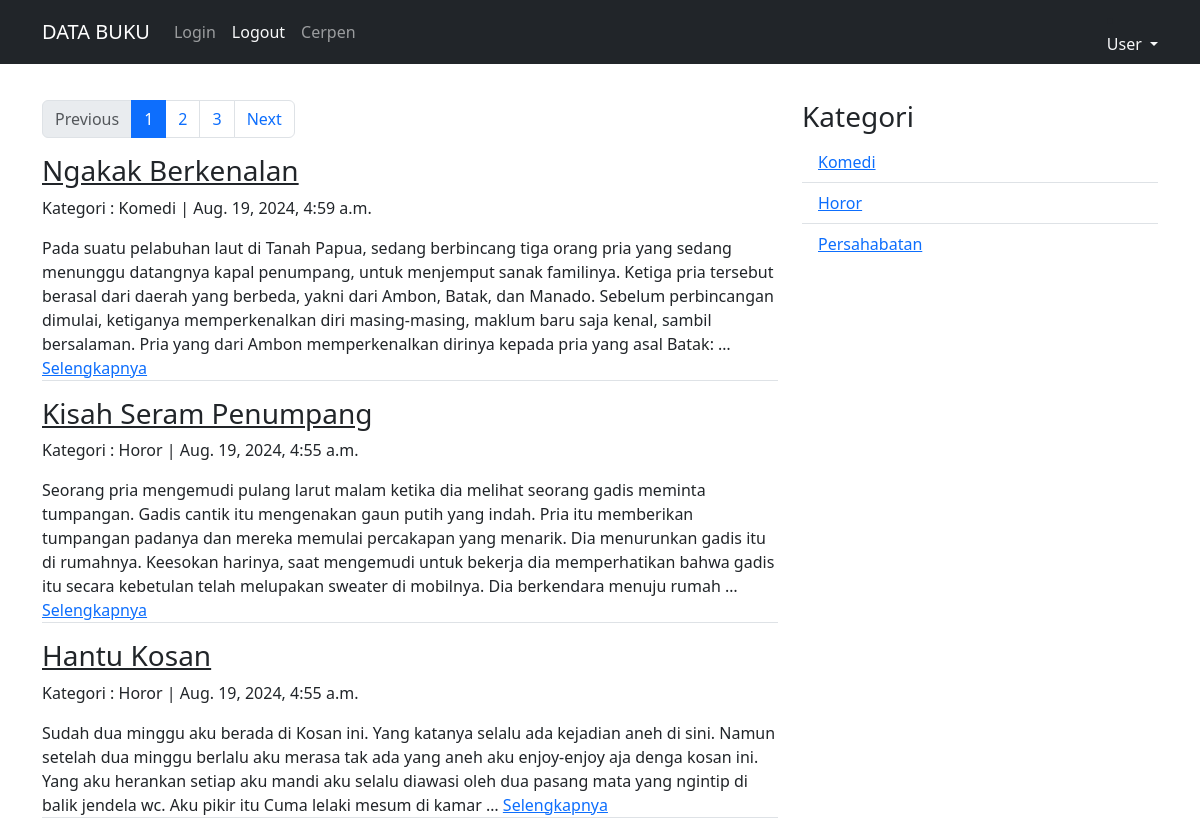
The app's page /cerpen/1 with its own data.
### cerpen/models.py (models this page shows, shortened)
class Cerpen(models.Model):
    judul               = models.CharField(max_length=255)
    isi                 = models.TextField()
    kategori            = models.CharField(max_length=255)
    published           = models.DateTimeField(auto_now_add=True)
    updated             = models.DateTimeField(auto_now=True)
    slug                = models.SlugField(blank=True, editable=False)

### cerpen/views.py (the view)
# urls.py: re_path(r'^(?P<page>\d+)$', CerpenListView.as_view(), name='list'),
class CerpenListView(ListView):
    model = Cerpen
    template_name = "cerpen/cerpen_list.html"
    context_object_name = 'cerpen_list'
    ordering = ['-published']
    paginate_by = 3
    def get_context_data(self, *args, **kwargs):
        kategori_list = self.model.objects.values_list('kategori', flat=True).distinct()
        self.kwargs.update({'kategori_list':kategori_list})
        kwargs = self.kwargs
        return super().get_context_data(*args,**kwargs)

### cerpen/templates/cerpen/cerpen_list.html (shortened to what this page needs)
{% extends "base.html" %}
{% block contents %}
    <div class="row">
        <div class="col-md-8">
            {% if is_paginated %}
            <nav aria-label="cerpenPage">
                <ul class="pagination">
                {% if page_obj.has_previous %}
                    <li class="page-item">
                        <a class="page-link" href="{% url 'cerpen:list' page_obj.previous_page_number %}">Previous</a>
                    </li>
                {% else %}
                    <li class="page-item disabled">
                        <a class="page-link">Previous</a>
                    </li>
                {% endif %}
                {% for page in paginator.page_range %}
                    {% if page is page_obj.number %}
                        <li class="page-item active" aria-current="page">
                            <span class="page-link" href="#">{{page}}</span>
                        </li>
                    {% else %}
                        <li class="page-item">
                            <a class="page-link" href="{% url 'cerpen:list' page %}">{{page}}</a>
                        </li>
                    {% endif %}
                {% endfor %}
                {% if page_obj.has_next %}
                    <li class="page-item">
                        <a class="page-link" href="{% url 'cerpen:list' page_obj.next_page_number %}">Next</a>
                    </li>
                {% else %}
                    <li class="page-item disabled">
                        <a class="page-link">Next</a>
                    </li>
                {% endif %}
                </ul>
            </nav>
        {% endif %}
        {% for cerpen in cerpen_list %}
            <h3>
                <a class="text-dark" href="{% url 'cerpen:detail' cerpen.slug %}">{{cerpen.judul}}</a>
            </h3>
            <p>Kategori : {{cerpen.kategori}} | {{cerpen.published}}</p>
            <p class="border-bottom" >{{cerpen.isi|truncatewords:60}}
                <a href="{% url 'cerpen:detail' cerpen.slug %}">Selengkapnya</a>
            </p>
        {% endfor %}
        </div>
        <div class="col-sm" >
            <h3>Kategori</h3>
            <ul class="list-group list-group-flush">
                {% for kategori in kategori_list %}
                    <li class="list-group-item">
                        <a href="{% url 'cerpen:category' kategori 1 %}">{{kategori}}</a>
                    </li>
                {% endfor %}
              </ul>
        </div>
    </div>
{% endblock contents %}

### records on screen
Cerpen: judul "Ngakak Berkenalan", kategori "Komedi", published "Aug. 19, 2024, 4:59 a.m.", isi "Pada suatu pelabuhan laut di Tanah Papua, sedang berbincang tiga orang pria yang sedang menunggu datangnya kapal penumpang, untuk menjemput sanak familinya. Ketiga pria tersebut berasal dari daerah yang berbeda, yakni dari Ambon, Batak, dan Manado. Sebelum perbincangan dimulai, ketiganya memperkenalkan diri masing-masing, maklum baru saja kenal, sambil bersalaman. Pria yang dari Ambon memperkenalkan dirinya kepada pria yang asal Batak: …"
Cerpen: judul "Kisah Seram Penumpang", kategori "Horor", published "Aug. 19, 2024, 4:55 a.m.", isi "Seorang pria mengemudi pulang larut malam ketika dia melihat seorang gadis meminta tumpangan. Gadis cantik itu mengenakan gaun putih yang indah. Pria itu memberikan tumpangan padanya dan mereka memulai percakapan yang menarik. Dia menurunkan gadis itu di rumahnya. Keesokan harinya, saat mengemudi untuk bekerja dia memperhatikan bahwa gadis itu secara kebetulan telah melupakan sweater di mobilnya. Dia berkendara menuju rumah …"
Cerpen: judul "Hantu Kosan", kategori "Horor", published "Aug. 19, 2024, 4:55 a.m.", isi "Sudah dua minggu aku berada di Kosan ini. Yang katanya selalu ada kejadian aneh di sini. Namun setelah dua minggu berlalu aku merasa tak ada yang aneh aku enjoy-enjoy aja denga kosan ini. Yang aku herankan setiap aku mandi aku selalu diawasi oleh dua pasang mata yang ngintip di balik jendela wc. Aku pikir itu Cuma lelaki mesum di kamar …"

### other values on screen
{{ page }} "1"
{{ page }} "2" "3"
{{ kategori }} "Komedi" "Horor" "Persahabatan"
